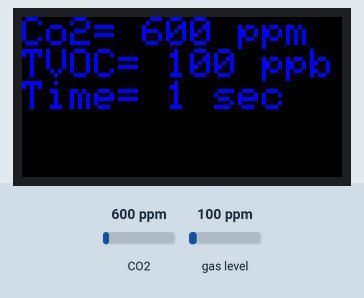
Simulated run of this sketch. Board: ESP32. Parts: 160×80 colour display. The inputs (shaded band) are chosen by the test bench; at power-on: CO2 600 ppm, gas level 100 ppm. What the sketch prints to the serial monitor is not drawn.

Above: at 1.3 s.
1.4 s: CO2 set to 1050 ppm
At 2.7 s:
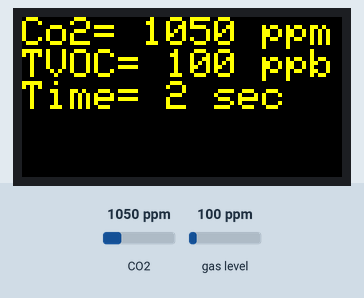
4.4 s: gas level set to 250 ppm
At 5.8 s:
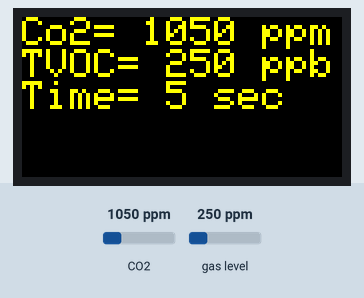
7.4 s: CO2 set to 2948 ppm
At 8.4 s:
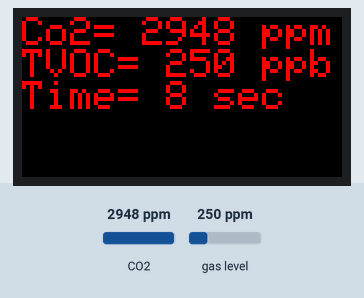
10.4 s: gas level set to 20 ppm
At 11.8 s:
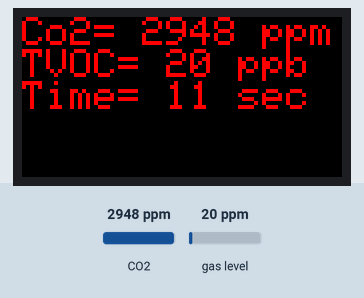
12.5 s: CO2 set to 1050 ppm
At 13.8 s:
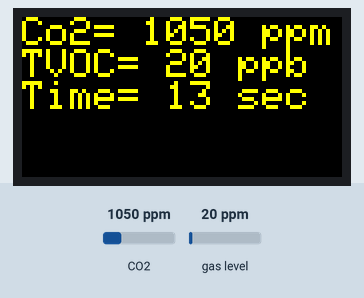
15.5 s: CO2 set to 973 ppm
At 16.8 s:
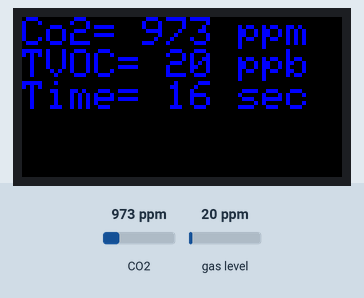
Timing chart, 0 to 18.5 s (numbered marks = the images above; inputs shaded):
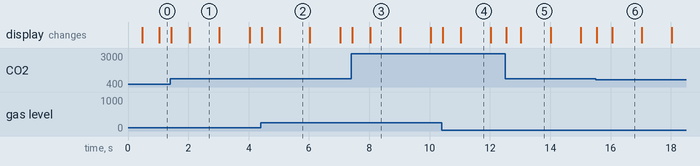

Measured:
- after the input at 1.4 s, the display: first changes at once (image 1 shows a later state)
- after the input at 7.4 s, the display: first changes at once (image 3 shows a later state)
- after the input at 12.5 s, the display: first changes after 0.05 s (image 5 shows a later state)
- after the input at 15.5 s, the display: first changes at once (image 6 shows a later state)
- what the display in image 1 shows lasts 1.0 s, from 2.0 s to 3.0 s

The sketch:

CO2_CCS811.ino
```cpp
// M5STICK-Cで、CCS811のセンサーの値を取得する
// Original Programed by Kazuyuki Eguchi
// Modifi Version by Rasen Kagurazaka

#include <M5StickC.h>
#include <Wire.h>
#include "SparkFunCCS811.h"

#define CCS811_ADDR 0x5B //Default I2C Address

CCS811 myCCS811(CCS811_ADDR);

void setup() {
  M5.begin();
  M5.Axp.ScreenBreath(9); // バックライトの明るさ(7-15)
  M5.Lcd.setRotation(1);
  M5.Lcd.fillScreen(TFT_BLACK);
  M5.Lcd.setTextSize(2);
  M5.Lcd.setTextColor(TFT_WHITE);
  M5.Lcd.setCursor(0, 0);

  Wire.begin(0,26);  // SDA-G0,SCL-G26  <-逆でした！＞＜

  /*--- このチェックルーチンはエラーで動作せず
  CCS811Core::status returnCode = myCCS811.begin();
  if (returnCode != CCS811Core::SENSOR_SUCCESS) {
    Serial.println(".begin() returned with an error.");
    while (1);
  }
  */
  // このように書き換え
  if (myCCS811.begin() == false)
  {
    Serial.print("CCS811 error. Please check wiring. Freezing...");
    while (1)
      ;
  }

}

void loop() {
  if (myCCS811.dataAvailable()) {
    myCCS811.readAlgorithmResults();
    uint16_t co2 = myCCS811.getCO2();
    uint16_t tvoc = myCCS811.getTVOC();

    unsigned long sec = millis() / 1000;

    M5.Lcd.fillScreen(TFT_BLACK);

    if(sec >= 1200) {
      M5.Lcd.setTextColor(TFT_WHITE);
    } else {
      M5.Lcd.setTextColor(TFT_BLUE);  //起動後20分間は精度が出ないので青色で薄く表示
    }

    if(co2>999){
      M5.Lcd.setTextColor(TFT_YELLOW);  // CO2濃度が1000以上なら黄色く
    }
    if(co2>1999){
      M5.Lcd.setTextColor(TFT_RED);   // 2000を超えたら赤くする
    }


    M5.Lcd.setCursor(0, 0);
    M5.Lcd.print("Co2= ");
    M5.Lcd.print(co2);
    M5.Lcd.println(" ppm");

    M5.Lcd.print("TVOC= ");
    M5.Lcd.print(tvoc);
    M5.Lcd.println(" ppb");

    M5.Lcd.print("Time= ");
    M5.Lcd.print(sec);
    M5.Lcd.println(" sec");

    //Serial.print (ArduinoIDE シリアルプロッタ対応)
    Serial.println("CCS811 data:");
    Serial.print("CO2(ppm):");
    Serial.print(co2);
    Serial.print(",");
    Serial.print("TVOC(ppb):");
    Serial.print(tvoc);
//    Serial.print(",sec:");
//    Serial.print(sec);
    Serial.println("");
  }

  delay(10);
}
```
